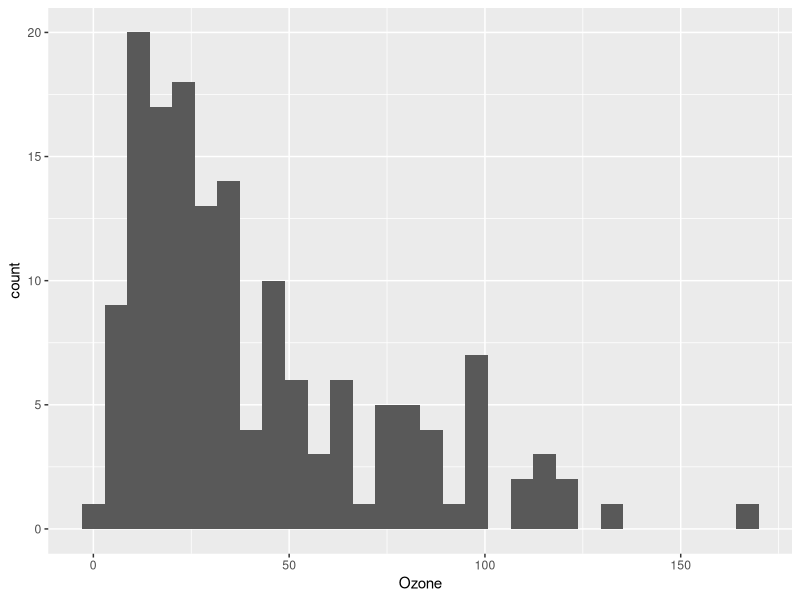
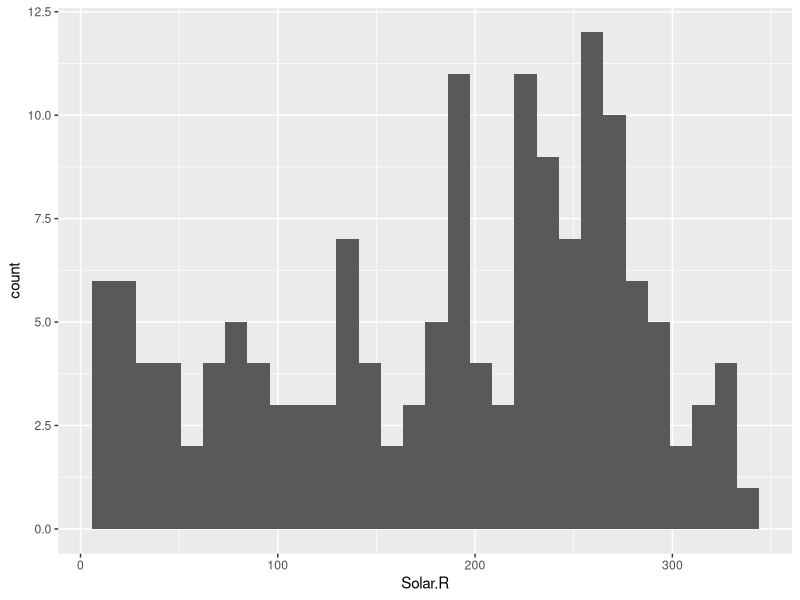
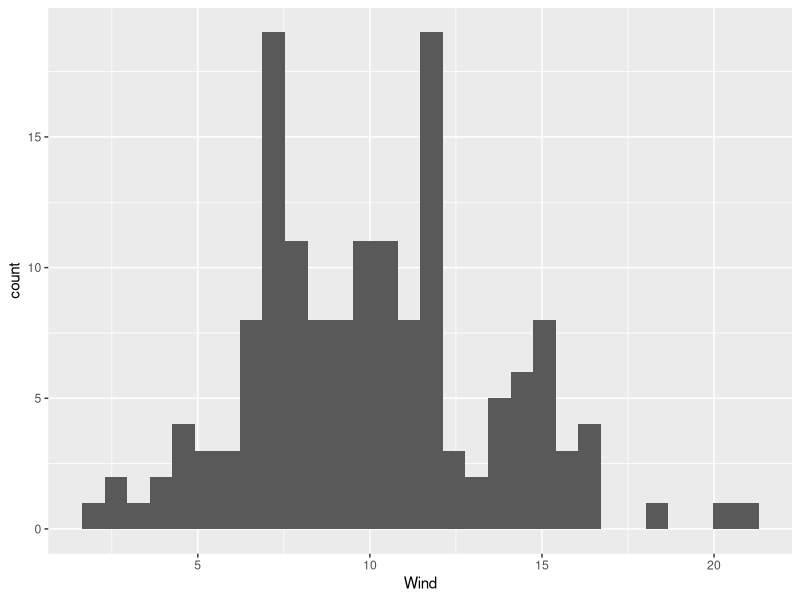
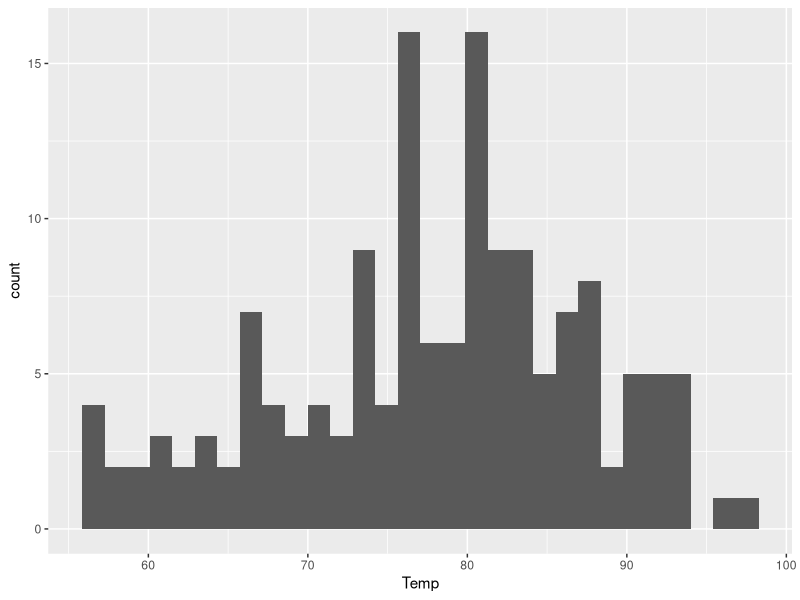
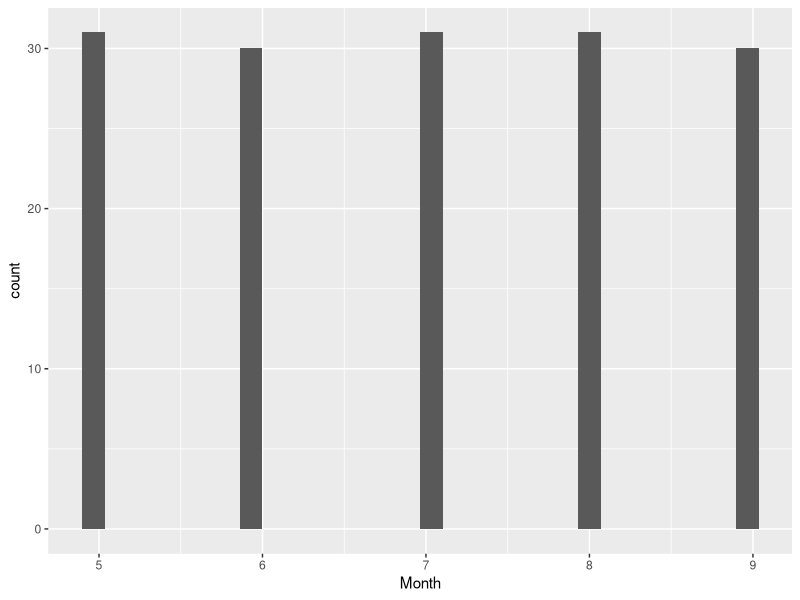
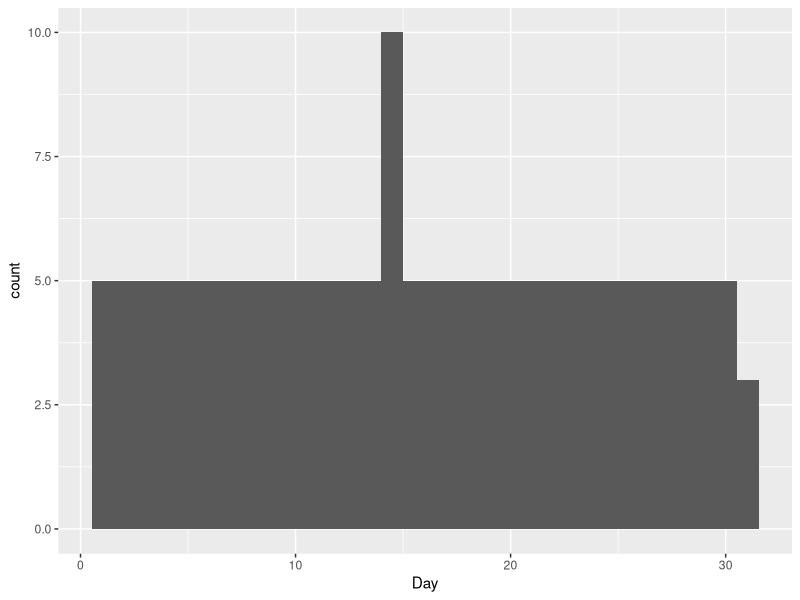
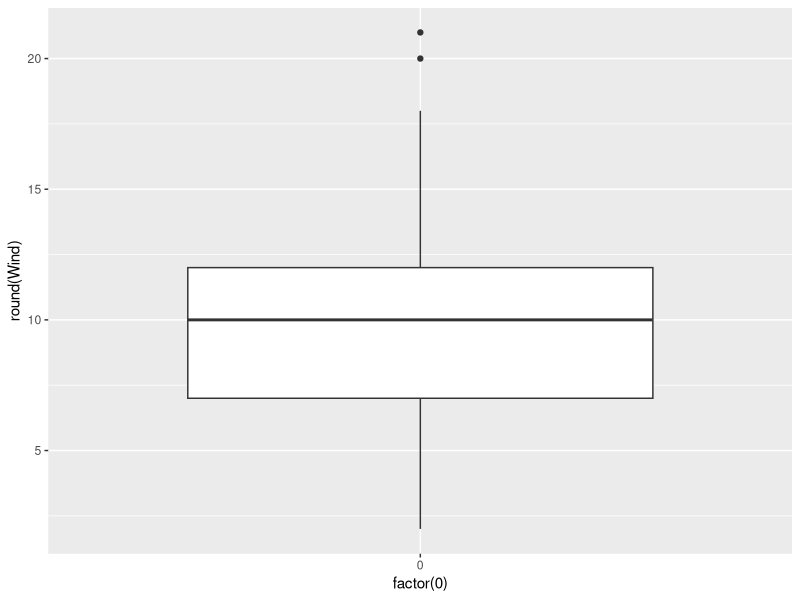
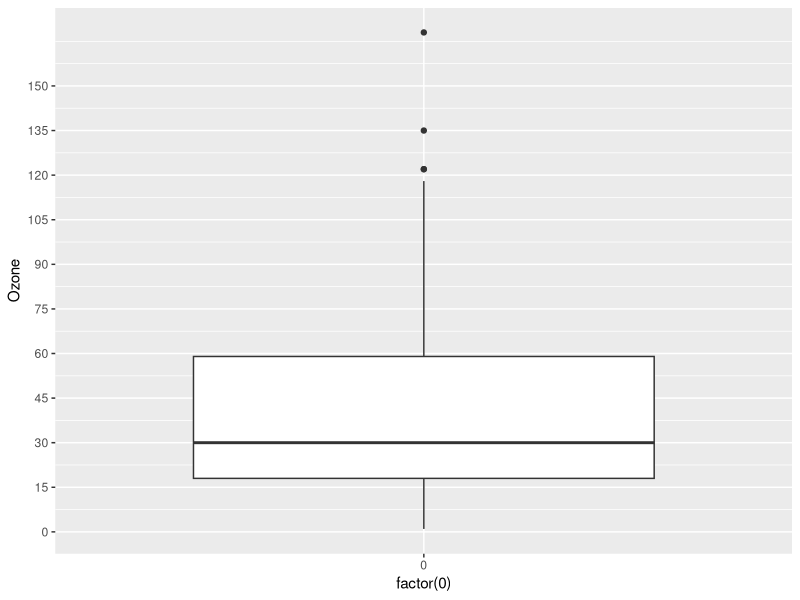

Write the R code that produced these figures, in order.
## ---- chunk 1
# Add your library below.
#install.packages("ggplot2")
library(ggplot2)
#install.packages("reshape2")
library(reshape2)
#install.packages("mice")
library(mice)
## ---- chunk 2
# Write your code below.
air <- data.frame(airquality)


## ---- chunk 3
# Write your code below.
which(is.na(air), arr.ind=TRUE)
#columns 1 and 2 have na's
imputed_data <- mice(air, m = 5, method = 'cart')
air <- complete(imputed_data)
## ---- chunk 4
# Write your code below.
for (col in names(air)){
  print(ggplot(air, aes_string(x=col))+
    geom_histogram()
  )
}

print(ggplot(air, aes(x = factor(0), y = round(Wind)))+
    geom_boxplot())

print(ggplot(air, aes(x = factor(0), y = Ozone))+
    geom_boxplot()+
    scale_y_continuous(breaks = seq(0, 150, by = 15)))

print(ggplot(air, aes(x = Ozone, y = Wind,  group = round(Wind)))+
    geom_boxplot())

## ---- chunk 5
# Write your code below.
air$Date <- as.Date(paste("1973", air$Month, air$Day, sep = "/"), format = "%Y/%m/%d")

columns <- c("Ozone", "Solar.R", "Wind", "Temp")

for (col in columns){
  print(ggplot(air, aes_string(x = air$Date, y = col))+
    geom_line()
  )
}

air$scaledWind <- air$Wind * 10

meltedAir <- melt(air, id.vars = "Date", measure.vars = c("Ozone", "Solar.R", "scaledWind", "Temp"))

print(ggplot(meltedAir, aes(x=Date, y=value, color=variable)) +
  geom_line() +
  ggtitle("Ozone, Temp, Wind, Solar.R Levels") +
  xlab("Date") + ylab("Values") +
  scale_color_manual(values = c("red", "lightblue", "darkgreen", "purple"))
)
## ---- chunk 6
# Write your code below.
print(ggplot(meltedAir, aes(x=Date, y=variable)) +
  geom_tile(aes(fill = value), colour = "white") +
  scale_fill_gradient2(low = "white", mid = "purple", high = "blue", midpoint = 150))
  
  
  scale_fill_gradient(low = "white", high = "purple")

## ---- chunk 7
# Write your code below.
print(ggplot(air, aes(x = Wind, y = Temp))+
      geom_point(aes(size = Ozone, color = Solar.R)))

print(ggplot(air, aes(x=Solar.R, y = Ozone))+
        geom_point()+
        geom_smooth(method = "lm"))
print(ggplot(air, aes(x=Temp, y = Ozone))+
        geom_point()+
        geom_smooth(method = "lm"))
print(ggplot(air, aes(x=Wind, y = Ozone))+
        geom_point()+
        geom_smooth(method = "lm"))

